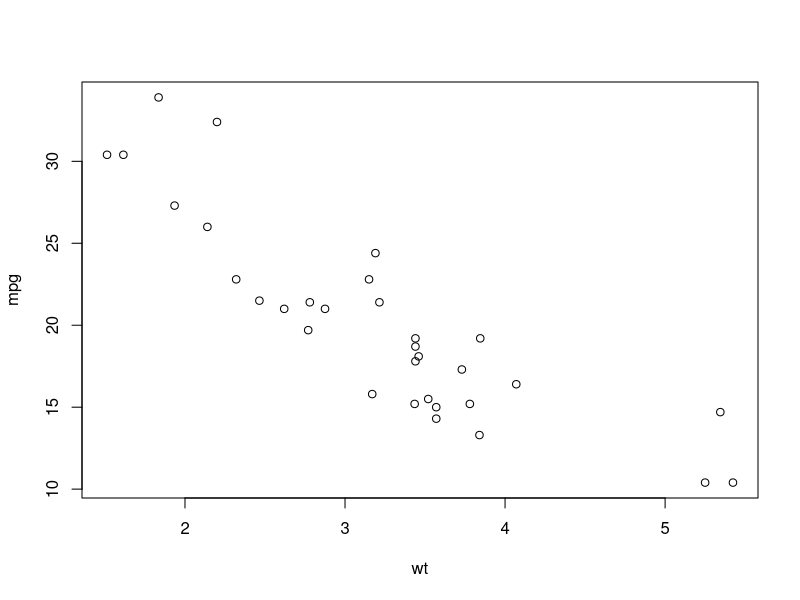
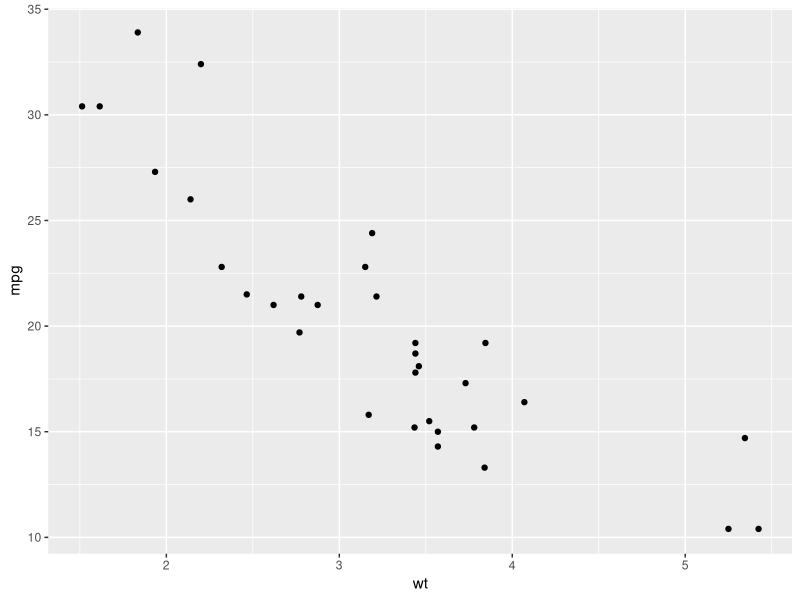
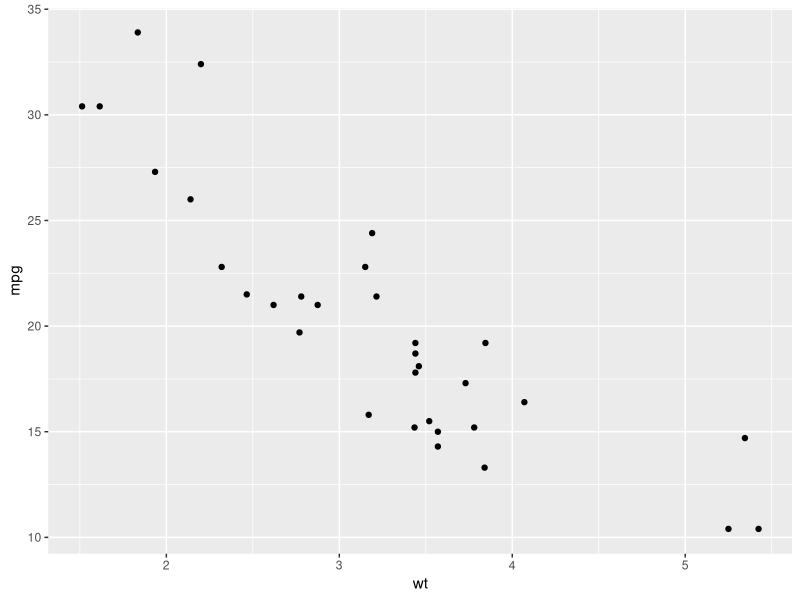
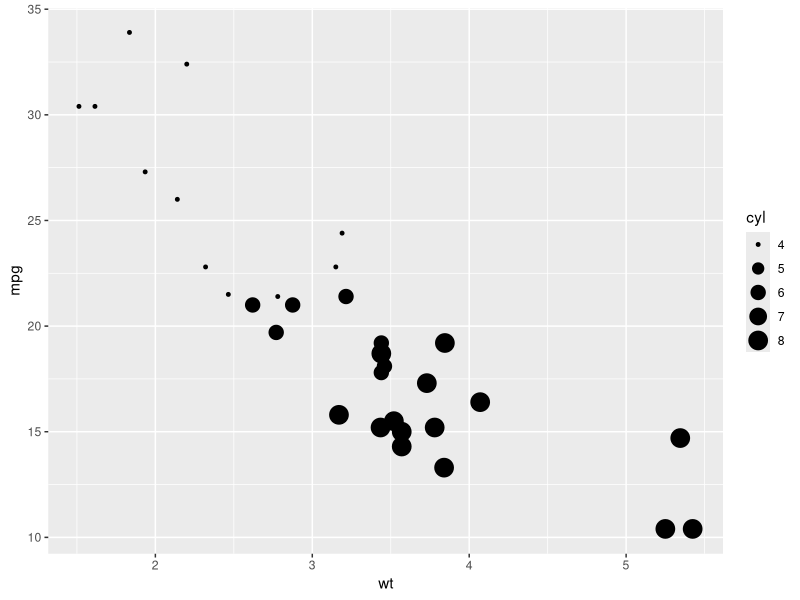
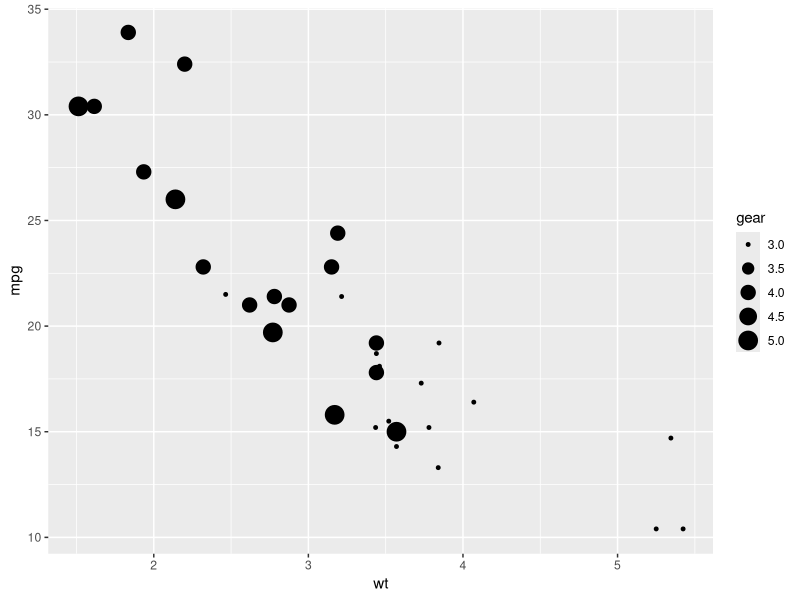
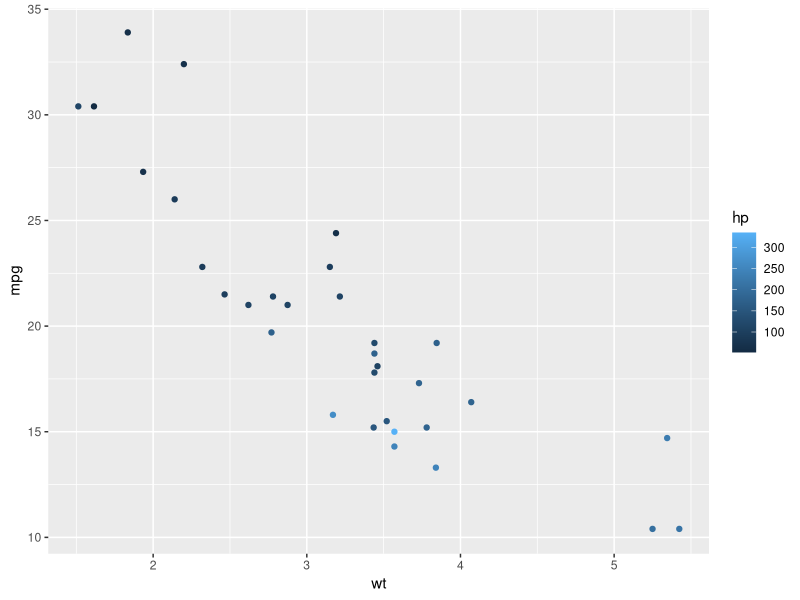
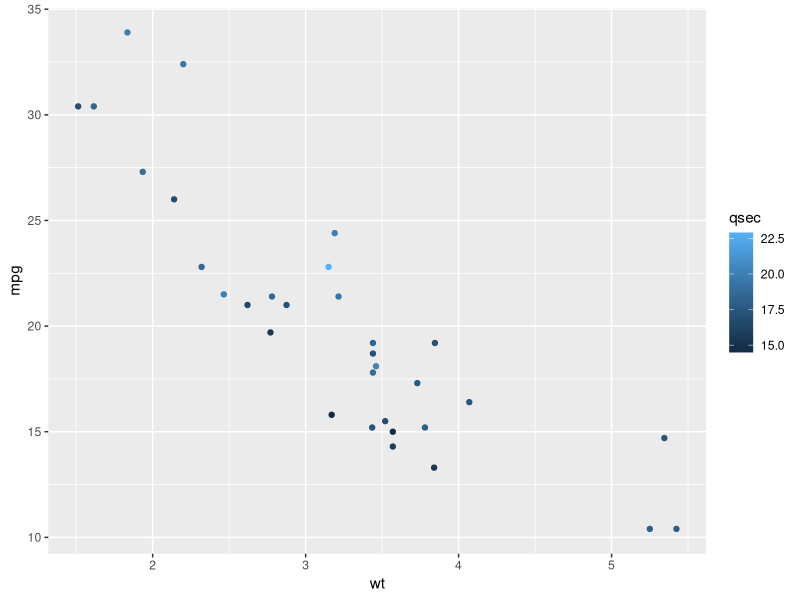
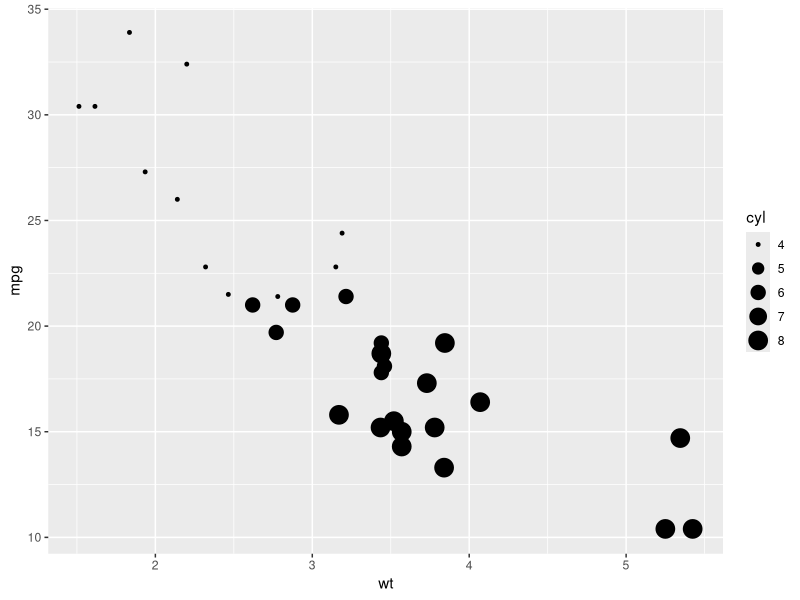

Here is the R script that generated these plots, in order: (Note: this script raises an error after producing the figures.)

## compare 3 plot systems
plot(mpg~wt,data=mtcars)
library(ggplot2)
ggplot(mtcars,aes(x=wt,y=mpg))+geom_point()
qplot(data=mtcars,x=wt,y=mpg)

str(mtcars)
## various aesthetic characteristics
ggplot(mtcars,aes(x=wt,y=mpg,size=cyl))+geom_point()
ggplot(mtcars,aes(x=wt,y=mpg,size=gear))+geom_point()
ggplot(mtcars,aes(x=wt,y=mpg,col=hp))+geom_point()
ggplot(mtcars,aes(x=wt,y=mpg,col=qsec))+geom_point()
## same as above but qplot
qplot(data=mtcars,x=wt,y=mpg,size=cyl)
qplot(data=mtcars,x=wt,y=mpg,size=gear)
qplot(data=mtcars,x=wt,y=mpg,col=hp)
qplot(data=mtcars,x=wt,y=mpg,col=qsec)

## adding jitter
qplot(data=mtcars,x=factor(cyl))
qplot(data=mtcars,x=factor(cyl),y=factor(vs))
qplot(data=mtcars,x=factor(cyl),y=factor(vs))+geom_jitter()
qplot(data=mtcars,x=factor(cyl),y=factor(vs),geom="jitter")

ggplot(mtcars,aes(x=cyl,y=wt,fill=factor(am)))+geom_dotplot()
ggplot(mtcars,aes(x=cyl,y=wt,fill=factor(am)))+geom_dotplot(stackdir="center",binaxis="y")
qplot(data=mtcars,x=cyl,y=wt,fill=factor(am),geom="dotplot",stackdir="center",binaxis="y")



